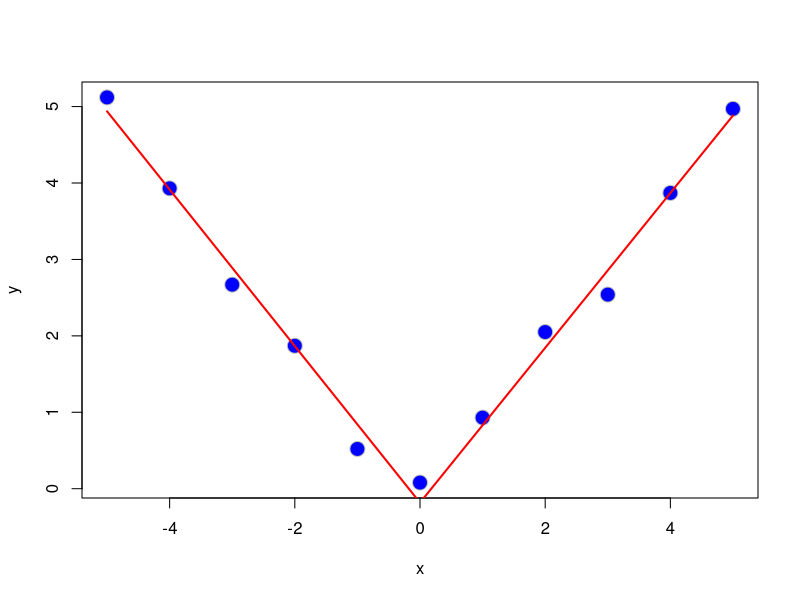

Source code (R):
# 1
library(MASS)
data(shuttle)
shuttle$usebin <- as.integer(as.factor(shuttle$use)) - 1

fit <- glm(usebin ~ wind, data = shuttle, family = "binomial")
exp(coef(fit))

# 2
exp(coef(fit))[[1]]/exp(coef(fit))[[2]]

# 3
# The coefficients reverse their signs.

# 4
data(InsectSprays)
fit2 <- glm(count ~ spray -1, data = InsectSprays, family = "poisson")
summary(fit2)$coef

coefs <- exp(coef(fit2))
coefs[[1]]/coefs[[2]]

# 5
# The coefficient estimate is unchanged.

# 6 
x <- -5:5
y <- c(5.12, 3.93, 2.67, 1.87, 0.52, 0.08, 0.93, 2.05, 2.54, 3.87, 4.97)

plot(x, y, pch = 21,  cex = 2, col = "grey", bg = "blue")

knots <- 0
splineTerms <- sapply(knots, function(knot) (x > knot) * (x - knot))
xmat <- cbind(1, x, splineTerms)
fit3 <- lm(y ~ xmat - 1)
yhat<-predict(fit3)
lines(x, yhat, col = "red", lwd = 2)
sum(coef(fit3)[2:3])



                                   